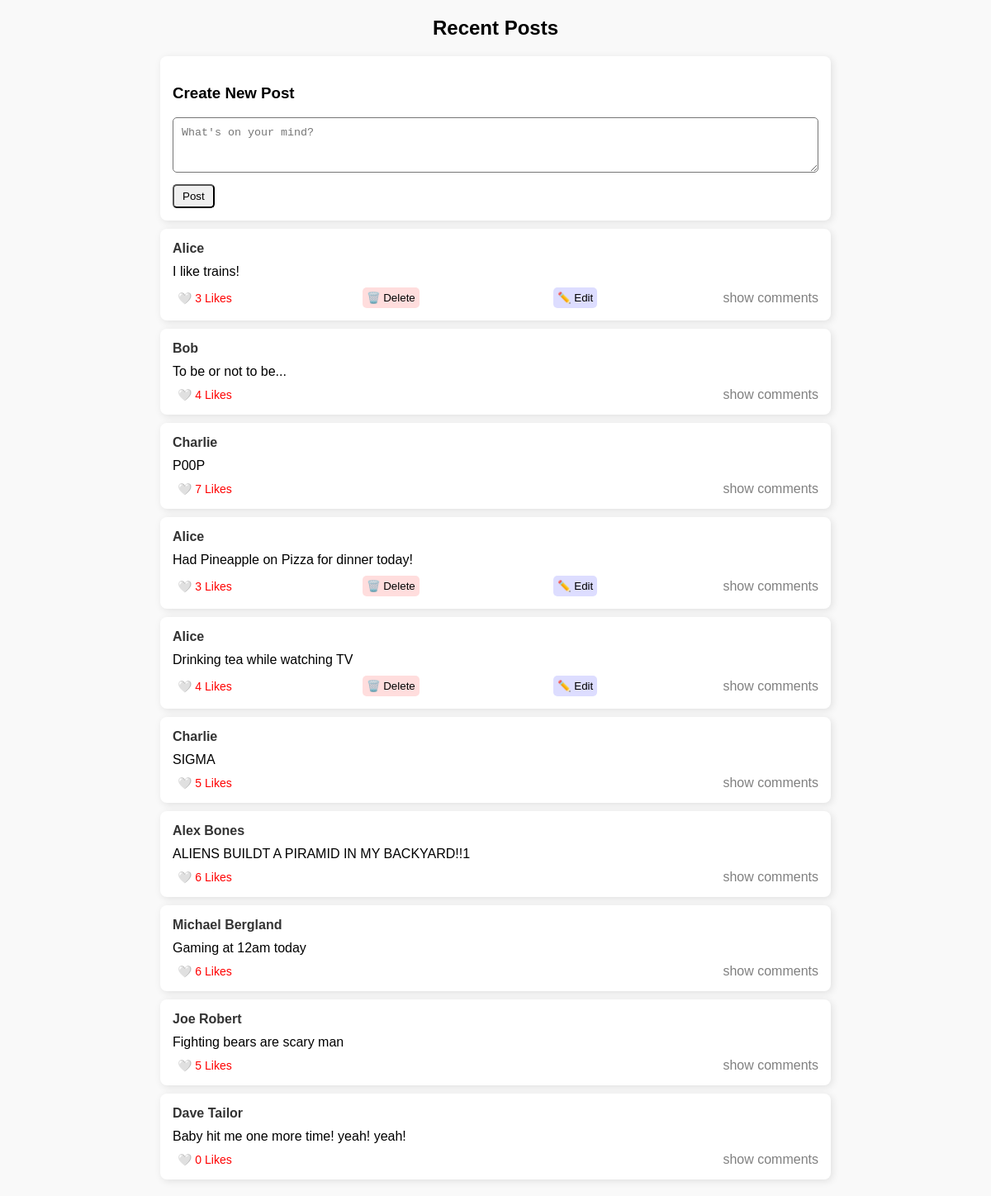
The app's page /, older data.
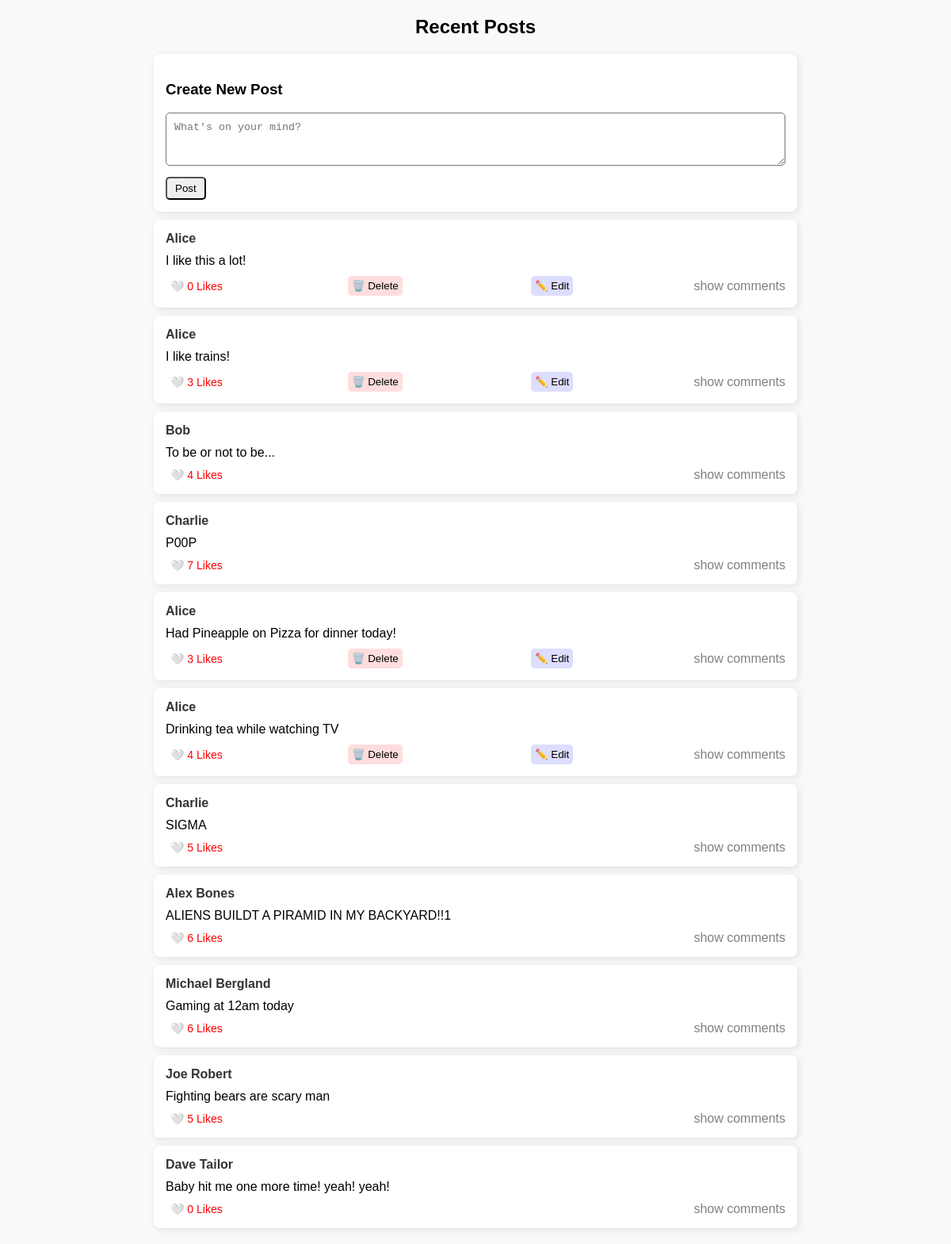
The same page, newer data.
### tables this page shows
CREATE TABLE users (
                                user_id INTEGER PRIMARY KEY,
                                username TEXT NOT NULL,
                                intrests TEXT,
                                followers INT
                            );

CREATE TABLE posts (
                                post_id INTEGER PRIMARY KEY AUTOINCREMENT,
                                user_id NOT NULL,
                                content TEXT,
                                likes INT,
                                created_at TIMESTAMP DEFAULT CURRENT_TIMESTAMP,
                                FOREIGN KEY (user_id) REFERENCES users (user_id)
                            );

### app.py (the view)
@app.route("/")
def index():
    session["user_id"] = 1
    user_id = session["user_id"]
    posts = get_all_posts_with_likes()
    comments_by_post = get_all_comments_grouped_by_post()
    liked_post_ids = get_user_likes(user_id)
    return render_template("index.html", posts=posts, comments_by_post=comments_by_post,
                           liked_post_ids=liked_post_ids, user_id=user_id)

### app.py (called while the page is built)
def get_all_posts_with_likes():
    conn = sqlite3.connect("database.db")
    cursor = conn.cursor()
    cursor.execute("""
       SELECT posts.post_id, users.username, posts.content,
       (SELECT COUNT(*) FROM likes WHERE likes.post_id = posts.post_id),
       posts.user_id
        FROM posts
        JOIN users ON posts.user_id = users.user_id
        ORDER BY posts.created_at DESC
        """)
    posts = cursor.fetchall()
    conn.close()
    return posts

def get_all_comments_grouped_by_post():
    conn = sqlite3.connect("database.db")
    cur = conn.cursor()
    cur.execute("""
        SELECT comments.post_id, comments.content, users.username
        FROM comments
        JOIN users ON comments.user_id = users.user_id
        ORDER BY comments.created_at ASC;
    """)
    rows = cur.fetchall()
    comments_by_post = {}
    for post_id, content, username in rows:
        comments_by_post.setdefault(post_id, []).append({
            'username': username,
            'content': content
        })
    conn.close()
    return comments_by_post

### templates/index.html (shortened to what this page needs)
<!DOCTYPE html>
<html>
<head>
</head>
<body>
    <h2 style="text-align: center;">Recent Posts</h2>
    <div class="post-container">
        <div class="post">
            <h3>Create New Post</h3>
            <form method="POST" action="{{ url_for('create_post') }}">
                <textarea name="content" placeholder="What's on your mind?" rows="3" required></textarea>
                <button type="submit" style="margin-top: 10px; padding: 5px 10px; border-radius: 5px;">Post</button>
            </form>
        </div>
    </div>
    <div class="post-container">
        {% for post in posts %}
            {% set post_id = post[0] %}
            {% set username = post[1] %}
            {% set content = post[2] %}
            {% set likes = post[3] %}
            <div class="post">
                <div class="username">
                    <a href="{{ url_for('user_page', username=username) }}">{{ username }}</a>
                </div>
                <div class="content">{{ content }}</div>
                <div class="option_div">
                    {% if user_id %}
                        {% if post_id in liked_post_ids %}
                            <form method="POST" action="{{ url_for('unlike_post', post_id=post_id) }}" class="likes">
                                <button type="submit" class="likes" style="border: none; background: none; cursor: pointer;">
                                    ❤️ {{ likes }} Likes
                                 </button>
                            </form>
                        {% else %}
                            <form method="POST" action="{{ url_for('like_post', post_id=post_id) }}" class="likes">
                                <button type="submit" class="likes" style="border: none; background: none; cursor: pointer;">
                                    🤍 {{ likes }} Likes
                                </button>
                            </form>
                        {% endif %}
                    {% endif %}
                    {% if user_id == post[4] %}
                        <form method="POST" action="{{ url_for('delete_post', post_id=post[0]) }}"
                            onsubmit="return confirm('Are you sure you want to delete this post?');"
                            style="display: inline;">
                            <button type="submit" style="background-color: #ffdddd; border: none; border-radius: 5px; padding: 5px;">🗑️ Delete</button>
                        </form>
                        <a href="{{ url_for('edit_post', post_id=post[0]) }}" style="margin-left: 10px;">
                            <button style="background-color: #ddf; border: none; border-radius: 5px; padding: 5px;">✏️ Edit</button>
                        </a>
                    {% endif %}
                    <div class="comments" onclick="toggleComments('comments-{{ post_id }}')">show comments</div>
                </div>
            </div>
        {% endfor %}
    </div>
</body>
</html>

Row changes from the older to the newer data that the page shows:
added posts: {{ username }} "Alice", content "I like this a lot!", likes "0"
